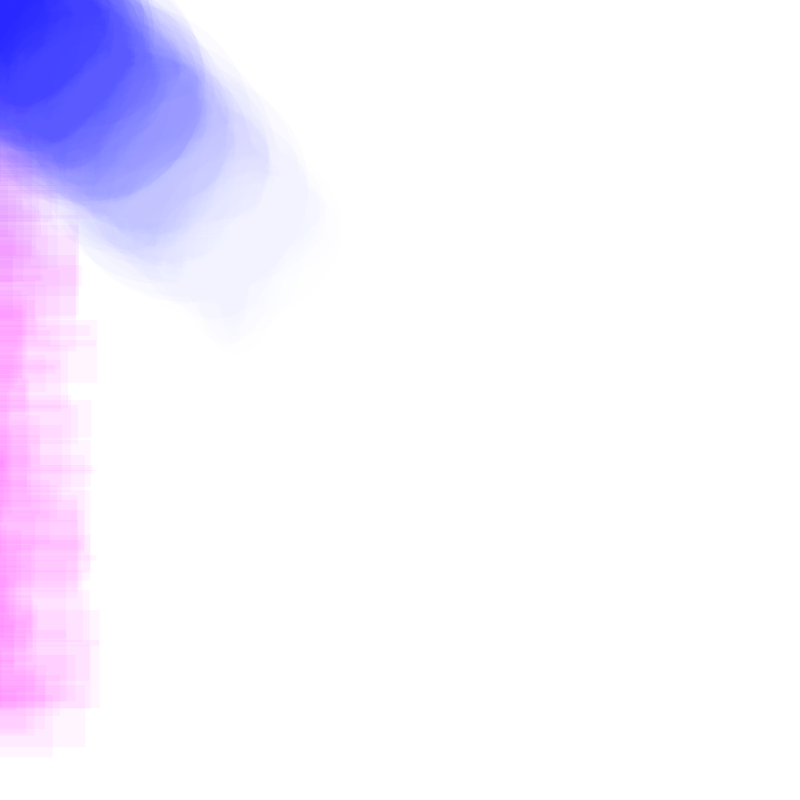
Frame 1 (no input)
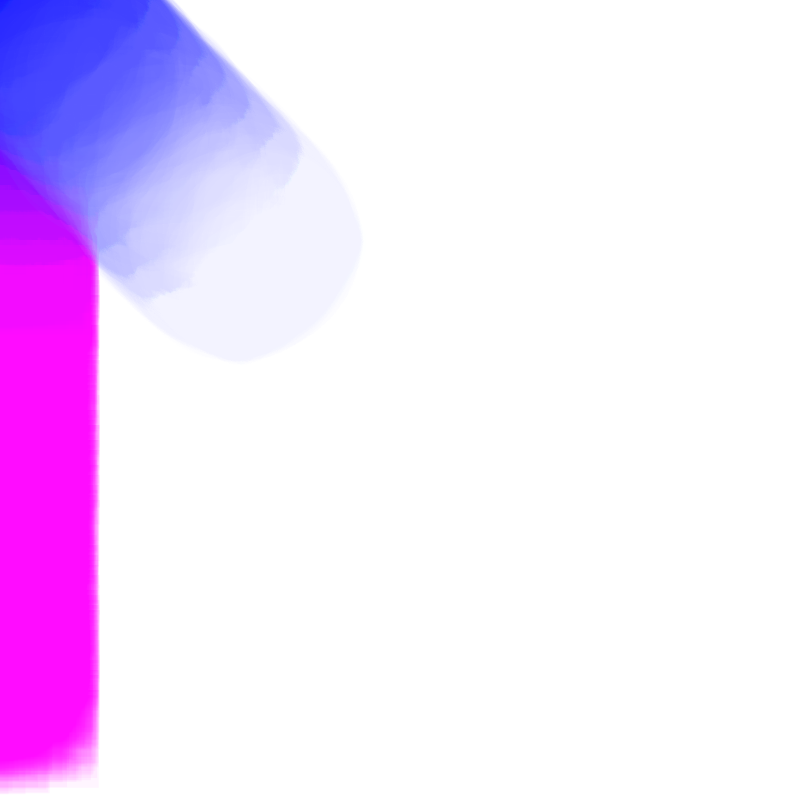
Frame 60 (the mouse pressed at the canvas centre just before this capture)
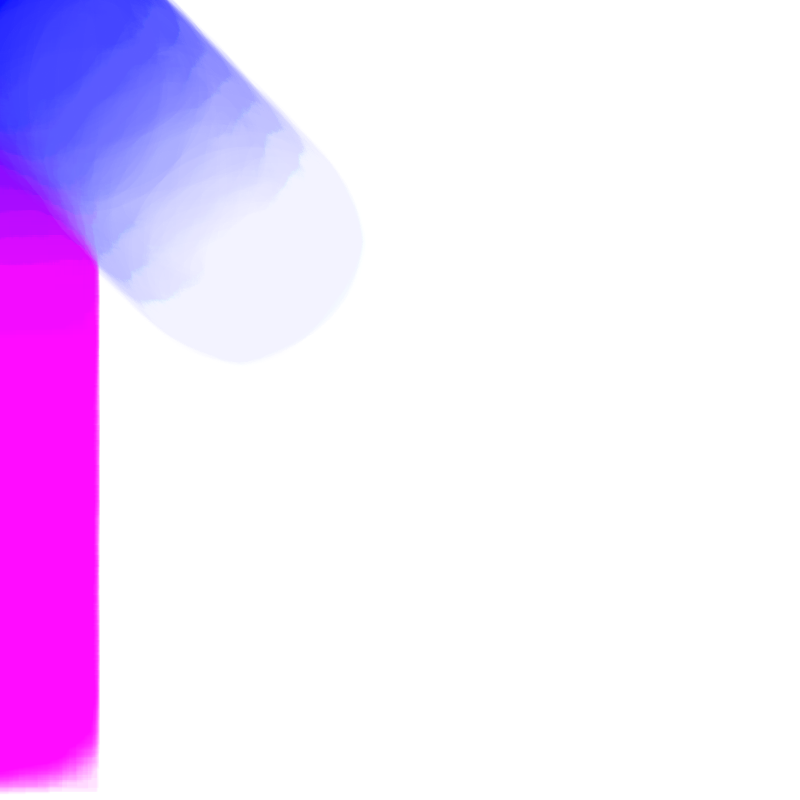
Frame 120 (the mouse held since frame 60 and released just before this capture)

The Processing sketch that drew these frames (run headless with seeded random() and noise(); from frame 60 on, the mouse is pressed at the canvas centre):

// Processing sketch: processing_164392
// ── processing_164392.pde

void setup () {
size(800,800);
noStroke();
background(255);
}

void draw () {
 
 for (int b = 0; b < 700; b=b+5) {
    for ( int c = 0; c < 700; c=c+10) {
      fill(b, c, 255, 10);
      rect (c*500, b, random(0, 100), random (0, 100));
    }
  }
  
   for (int d = 0; d < 800; d=d++) {
    for ( int e = 0; e < 800; e=d++) {
      fill(e, d, 255, 10);
      ellipse (e, d, random(0, 250), random (0, 250));
    }
  }
  
  ///this one doesn't do anything? 
  for (int r = 0; r < 100; r=r++) {
    for ( int t = 0; t < 100; t=r++) {
      fill(t, r, 255, 10);
      ellipse (t, r, random(0, 250), random (0, 250));
    }
  }
   
}
